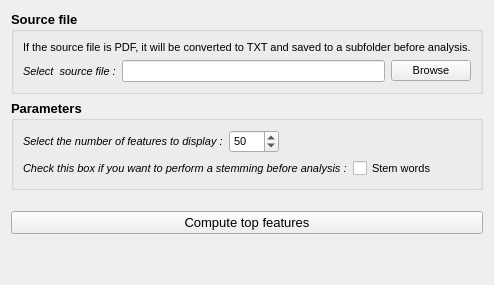
          <widget class="QWidget" name="single_file_tab">
           <attribute name="title">
            <string notr="true">Single file</string>
           </attribute>
           <layout class="QVBoxLayout" name="verticalLayout_2">
            <item>
             <widget class="QGroupBox" name="source_file_groupBox">
              <property name="font">
               <font>
                <pointsize>10</pointsize>
                <weight>75</weight>
                <bold>true</bold>
               </font>
              </property>
              <property name="title">
               <string notr="true">Source file</string>
              </property>
              <layout class="QVBoxLayout" name="verticalLayout_6">
               <item>
                <widget class="QLabel" name="source_file_label_1">
                 <property name="font">
                  <font>
                   <pointsize>8</pointsize>
                   <weight>50</weight>
                   <bold>false</bold>
                  </font>
                 </property>
                 <property name="text">
                  <string notr="true">If the source file is PDF, it will be converted to TXT and saved to a subfolder before analysis.</string>
                 </property>
                </widget>
               </item>
               <item>
                <layout class="QGridLayout" name="source_file_grid">
                 <property name="sizeConstraint">
                  <enum>QLayout::SetDefaultConstraint</enum>
                 </property>
                 <item row="0" column="1">
                  <widget class="QLineEdit" name="source_file_line">
                   <property name="sizePolicy">
                    <sizepolicy hsizetype="Minimum" vsizetype="Minimum">
                     <horstretch>0</horstretch>
                     <verstretch>0</verstretch>
                    </sizepolicy>
                   </property>
                   <property name="font">
                    <font>
                     <pointsize>8</pointsize>
                     <weight>50</weight>
                     <bold>false</bold>
                    </font>
                   </property>
                   <property name="inputMask">
                    <string notr="true"/>
                   </property>
                   <property name="text">
                    <string notr="true"/>
                   </property>
                  </widget>
                 </item>
                 <item row="0" column="2">
                  <widget class="QPushButton" name="source_file_browse_pushButton">
                   <property name="sizePolicy">
                    <sizepolicy hsizetype="Fixed" vsizetype="Fixed">
                     <horstretch>0</horstretch>
                     <verstretch>0</verstretch>
                    </sizepolicy>
                   </property>
                   <property name="font">
                    <font>
                     <pointsize>8</pointsize>
                     <weight>50</weight>
                     <bold>false</bold>
                    </font>
                   </property>
                   <property name="cursor">
                    <cursorShape>PointingHandCursor</cursorShape>
                   </property>
                   <property name="text">
                    <string notr="true">Browse</string>
                   </property>
                   <property name="shortcut">
                    <string notr="true"/>
                   </property>
                  </widget>
                 </item>
                 <item row="0" column="0">
                  <widget class="QLabel" name="source_file_label_2">
                   <property name="sizePolicy">
                    <sizepolicy hsizetype="Fixed" vsizetype="Preferred">
                     <horstretch>0</horstretch>
                     <verstretch>0</verstretch>
                    </sizepolicy>
                   </property>
                   <property name="font">
                    <font>
                     <pointsize>8</pointsize>
                     <weight>50</weight>
                     <italic>true</italic>
                     <bold>false</bold>
                    </font>
                   </property>
                   <property name="text">
                    <string notr="true">Select  source file :</string>
                   </property>
                  </widget>
                 </item>
                </layout>
               </item>
              </layout>
             </widget>
            </item>
            <item>
             <widget class="QGroupBox" name="parameters_groupBox">
              <property name="font">
               <font>
                <pointsize>10</pointsize>
                <weight>75</weight>
                <bold>true</bold>
               </font>
              </property>
              <property name="title">
               <string notr="true">Parameters</string>
              </property>
              <layout class="QVBoxLayout" name="verticalLayout_5">
               <item>
                <layout class="QFormLayout" name="number_nltk_features_layout">
                 <item row="0" column="0">
                  <widget class="QLabel" name="number_nltk_features_label">
                   <property name="font">
                    <font>
                     <pointsize>8</pointsize>
                     <weight>50</weight>
                     <italic>true</italic>
                     <bold>false</bold>
                    </font>
                   </property>
                   <property name="text">
                    <string notr="true">Select the number of features to display :</string>
                   </property>
                  </widget>
                 </item>
                 <item row="0" column="1">
                  <widget class="QSpinBox" name="number_nltk_features_spinBox">
                   <property name="maximumSize">
                    <size>
                     <width>50</width>
                     <height>16777215</height>
                    </size>
                   </property>
                   <property name="font">
                    <font>
                     <pointsize>8</pointsize>
                     <weight>50</weight>
                     <bold>false</bold>
                    </font>
                   </property>
                   <property name="minimum">
                    <number>20</number>
                   </property>
                   <property name="maximum">
                    <number>150</number>
                   </property>
                   <property name="value">
                    <number>50</number>
                   </property>
                  </widget>
                 </item>
                </layout>
               </item>
               <item>
                <layout class="QFormLayout" name="stemming_formLayout">
                 <item row="0" column="0">
                  <widget class="QLabel" name="stemming_label">
                   <property name="font">
                    <font>
                     <pointsize>8</pointsize>
                     <weight>50</weight>
                     <italic>true</italic>
                     <bold>false</bold>
                    </font>
                   </property>
                   <property name="text">
                    <string notr="true">Check this box if you want to perform a stemming before analysis :</string>
                   </property>
                  </widget>
                 </item>
                 <item row="0" column="1">
                  <widget class="QCheckBox" name="stemming_checkBox">
                   <property name="font">
                    <font>
                     <pointsize>8</pointsize>
                     <weight>50</weight>
                     <bold>false</bold>
                    </font>
                   </property>
                   <property name="text">
                    <string notr="true">Stem words</string>
                   </property>
                  </widget>
                 </item>
                </layout>
               </item>
              </layout>
             </widget>
            </item>
            <item>
             <spacer name="verticalSpacer_4">
              <property name="orientation">
               <enum>Qt::Vertical</enum>
              </property>
              <property name="sizeType">
               <enum>QSizePolicy::Fixed</enum>
              </property>
              <property name="sizeHint" stdset="0">
               <size>
                <width>20</width>
                <height>15</height>
               </size>
              </property>
             </spacer>
            </item>
            <item>
             <widget class="QPushButton" name="compute_top_features_pushButton">
              <property name="font">
               <font>
                <pointsize>10</pointsize>
               </font>
              </property>
              <property name="text">
               <string notr="true">Compute top features</string>
              </property>
             </widget>
            </item>
            <item>
             <spacer name="verticalSpacer">
              <property name="orientation">
               <enum>Qt::Vertical</enum>
              </property>
              <property name="sizeHint" stdset="0">
               <size>
                <width>20</width>
                <height>40</height>
               </size>
              </property>
             </spacer>
            </item>
           </layout>
          </widget>
